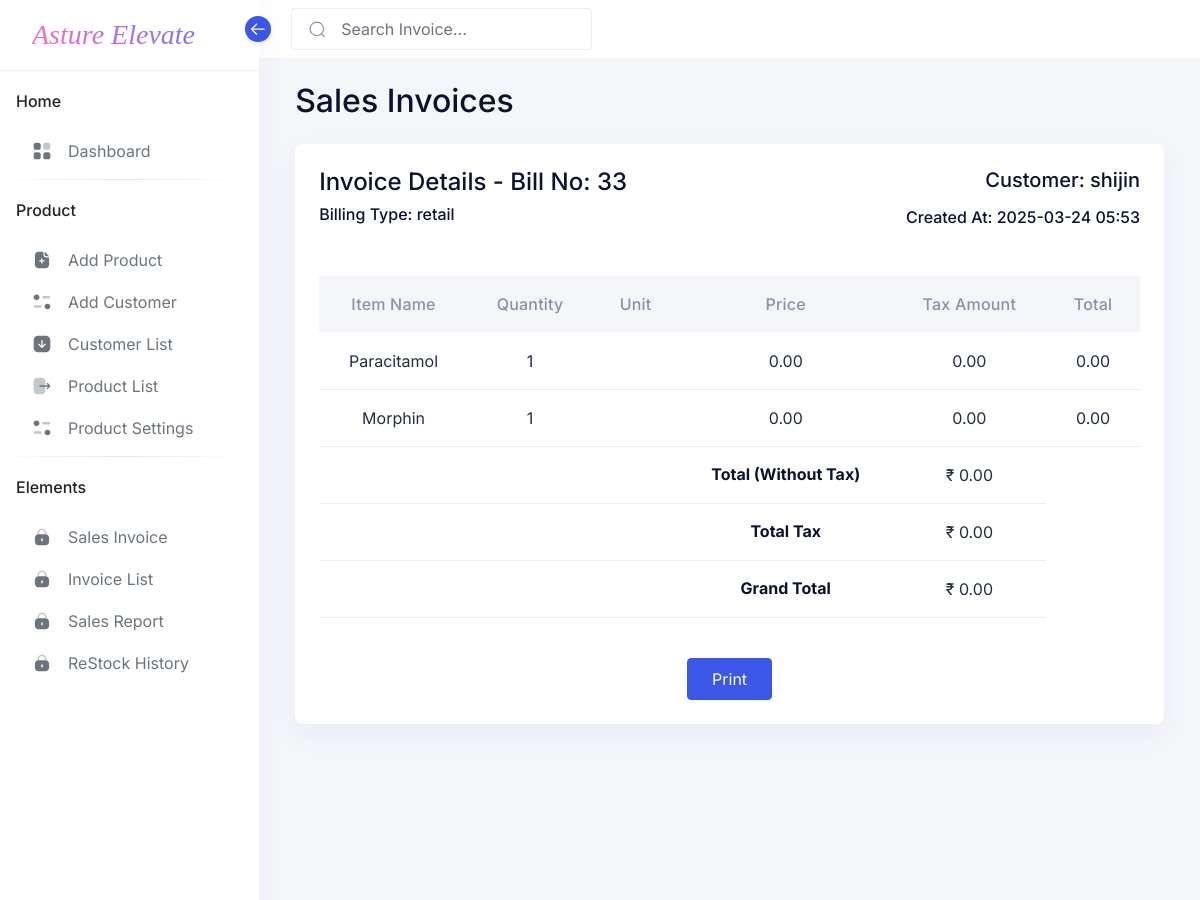
The page /Product/invoice/33/ (upper part) on the database as committed earlier.
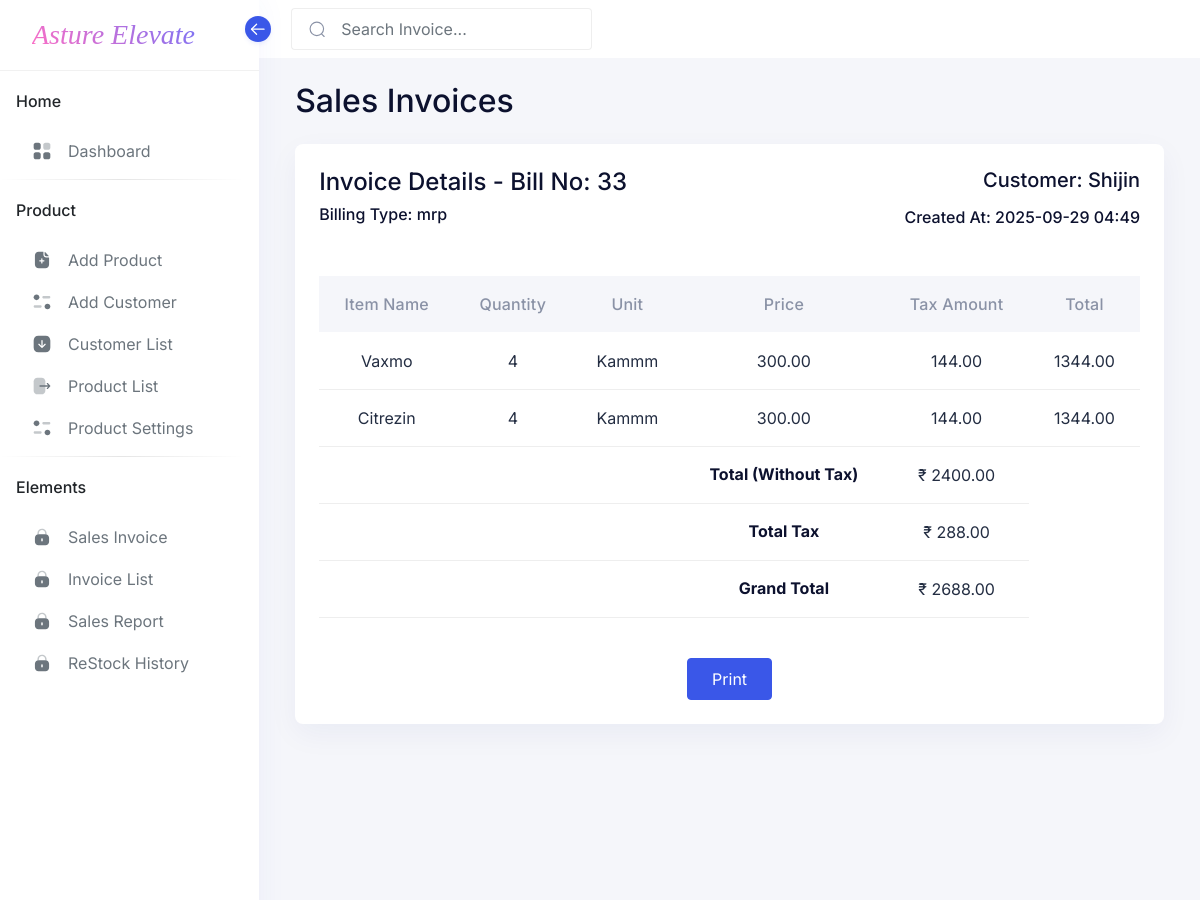
The same page on the database as committed later.
### Product/models.py (models this page shows, shortened)
class SalesInvoice(models.Model):
    bill_no = models.AutoField(primary_key=True)
    bill_date = models.DateField(auto_now_add=True)
    invoice_no = models.IntegerField(unique=True, blank=True, null=True)
    invoice_date = models.DateTimeField(auto_now_add=True)
    supplier = models.ForeignKey(Supplier, on_delete=models.CASCADE, null=True, blank=True)
    customer = models.ForeignKey(Customer, on_delete=models.CASCADE, null=True, blank=True)
    cashier = models.CharField(max_length=100, null=True, blank=True)
    is_local = models.BooleanField(default=True)
    is_interstate = models.BooleanField(default=False)
    billing_type = models.CharField(max_length=20, choices=[
        ('wholesale', 'Wholesale'),
        ('retail', 'Retail'),
        ('mrp', 'MRP'),
    ], default='mrp')
    subtotal = models.DecimalField(max_digits=12, decimal_places=2, default=0)
    gst_total = models.DecimalField(max_digits=12, decimal_places=2, default=0)
    round_off = models.DecimalField(max_digits=12, decimal_places=2, default=0)
    grand_total = models.DecimalField(max_digits=12, decimal_places=2, default=0)

class Customer(models.Model):
    name = models.CharField(max_length=255, db_index=True)  # Indexed for fast search
    pin_code = models.CharField(max_length=6, db_index=True)  # Indexed PIN Code
    credit_limit = models.DecimalField(max_digits=10, decimal_places=2, default=0.00)
    credit_period = models.IntegerField(help_text="Credit period in days", default=30)  # Default 30 days
    salesman = models.ForeignKey(
        "Salesman", on_delete=models.SET_NULL, null=True, blank=True
    )
    bank_account = models.ForeignKey(
        BankAccount, on_delete=models.SET_NULL, null=True, blank=True, related_name="customers"
    )
    address = models.TextField(null=True, blank=True)
    area = models.CharField(max_length=255, blank=True)  # Area of the customer
    route = models.CharField(max_length=255, blank=True)  # Route information
    district = models.CharField(max_length=255, blank=True)  # District
    state = models.CharField(max_length=255, blank=True)  # State
    country = models.CharField(max_length=50, default="India")  # Default India
    tin_no = models.CharField(max_length=15, blank=True, null=True, unique=True)  # Unique TIN
    gstin = models.CharField(max_length=15, blank=True, null=True, unique=True, db_index=True)  # Indexed
    dl_no = models.CharField(max_length=20, blank=True, null=True, unique=True)  # Unique DL Number
    contact = models.CharField(max_length=20, db_index=True)  # Indexed Contact Number
    email = models.EmailField(blank=True, null=True)
    contact_person = models.CharField(max_length=255, blank=True, null=True)
    active = models.BooleanField(default=True)  # Active Status

class SalesItem(models.Model):
    invoice = models.ForeignKey(SalesInvoice, on_delete=models.CASCADE, related_name="items")
    item_name = models.CharField(max_length=255)
    hsn_code = models.CharField(max_length=50)
    batch = models.CharField(max_length=50, null=True, blank=True)
    exp_date = models.DateField(null=True, blank=True)
    unit = models.CharField(max_length=50)
    qty = models.PositiveIntegerField()
    free = models.PositiveIntegerField(default=0)
    price = models.DecimalField(max_digits=10, decimal_places=2)
    amount = models.DecimalField(max_digits=10, decimal_places=2, null=True, blank=True)
    discount_percentage = models.FloatField(default=0)
    discount_amount = models.DecimalField(max_digits=10, decimal_places=2, default=0)
    taxable_amount = models.DecimalField(max_digits=10, decimal_places=2, null=True, blank=True)
    tax_percentage = models.FloatField(default=0)
    tax_amount = models.DecimalField(max_digits=10, decimal_places=2, default=0)
    total_amount = models.DecimalField(max_digits=10, decimal_places=2, null=True, blank=True)
    mrp = models.DecimalField(max_digits=10, decimal_places=2)

### Product/views.py (the view)
# urls.py: path("invoice/<int:bill_no>/", invoice_detail, name="invoice_detail"),
def invoice_detail(request, bill_no):
    invoice = SalesInvoice.objects.filter(bill_no=bill_no).first()  # Avoids 404 error
    if not invoice:
        return JsonResponse({"error": "Invoice not found"}, status=404)
    items = invoice.items.all()
    total_tax = sum(item.tax_amount for item in items)
    grand_total = sum(item.total_amount for item in items)
    total_without_tax = sum(item.total_amount - item.tax_amount for item in items)
    context = {
        "invoice": invoice,
        "items": items,
        "total_tax": total_tax,
        "grand_total": grand_total,
        "total_without_tax": total_without_tax,
    }
    return render(request, "invoice_detail.html", context)

### templates/invoice_detail.html (shortened to what this page needs)
{% extends 'base.html' %}
{% block content %}
<h2>Sales Invoices</h2>
<br>
<div class="row">
    <div class="col-lg-12">
       <div class="card   rounded">
          <div class="card-body">
             <div class="row">
                <div class="col-sm-12">
                    <div class="row">
                        <div class="col-md-6">
                            <h4 class="mb-2">Invoice Details - Bill No: {{ invoice.bill_no }}</h4>
                            <h6>Billing Type: {{ invoice.billing_type }}</h6>
                        </div>
                        <div class="col-md-6 text-md-end">
                            {% if invoice.customer %}
                                <h5 class="mb-3">Customer: {{ invoice.customer.name|default:"-" }}</h5>
                            {% else %}
                                <h5 class="mb-3">Supplier: {{ invoice.supplier.name|default:"-" }}</h5>
                            {% endif %}
                            <h6>Created At: {{ invoice.invoice_date|date:"Y-m-d H:i" }}</h6>
                        </div>
                    </div>
                </div>
             </div>
             <div class="row">
                <div class="col-sm-12 mt-4">
                   <div class="table-responsive-lg">
<table class="table">
    <thead>
        <br>
        <tr>
            <th class="text-center">Item Name</th>
            <th class="text-center">Quantity</th>
            <th class="text-center">Unit</th>
            <th class="text-center">Price</th>
            <th class="text-center">Tax Amount</th>
            <th class="text-center">Total</th>
        </tr>
    </thead>
    <tbody id="invoice-body">
        {% for item in items %}
        <tr>
            <td class="text-center">{{ item.item_name }}</td>
            <td class="text-center">{{ item.qty }}</td>
            <td class="text-center">{{ item.unit }}</td>
            <td class="text-center">{{ item.price }}</td>
            <td class="text-center">{{ item.tax_amount }}</td>
            <td class="text-center total-amount">{{ item.total_amount }}</td>
        </tr>
        {% endfor %}
        <tr>
            <td class="text-center"></td>
            <td class="text-center"></td>
            <td class="text-center"></td>
            <td class="text-center">
                <h6 class="mb-0"><b>Total (Without Tax)</b></h6>
            </td>
            <td class="text-center">₹ {{ total_without_tax|floatformat:2 }}</td>
        </tr>
        <tr>
            <td class="text-center"></td>
            <td class="text-center"></td>
            <td class="text-center"></td>
            <td class="text-center">
                <h6 class="mb-0"><b>Total Tax</b></h6>
            </td>
            <td class="text-center">₹ {{ total_tax|floatformat:2 }}</td>
        </tr>
        <tr>
            <td class="text-center"></td>
            <td class="text-center"></td>
            <td class="text-center"></td>
            <td class="text-center">
                <h6 class="mb-0"><b>Grand Total</b></h6>
            </td>
            <td class="text-center">₹ {{ grand_total|floatformat:2 }}</td>
        </tr>
    </tbody>
</table>
                   </div>
                </div>
             </div>
             <div class="row">
                <div class="col-sm-12">
                   <div class="d-flex justify-content-center mt-4">
                      <button type="button" class="btn btn-primary">Print</button>
                   </div>
                </div>
             </div>
          </div>
       </div>
    </div>
 </div>
{% endblock %}

Rows that differ between the two databases and show on the page:
no longer on this page (row edited): SalesItem: item_name "Paracitamol", qty "1", price "0.00", tax_amount "0.00", total_amount "0.00"
no longer on this page (row edited): SalesItem: item_name "Morphin", qty "1", price "0.00", tax_amount "0.00", total_amount "0.00"
changed SalesInvoice id 33: billing_type "retail" → "mrp"; customer.name "shijin" → "Shijin"; invoice_date "2025-03-24 05:53" → "2025-09-29 04:49"
now on this page (row edited): SalesItem: item_name "Vaxmo", qty "4", unit "Kammm", price "300.00", tax_amount "144.00", total_amount "1344.00"
now on this page (row edited): SalesItem: item_name "Citrezin", qty "4", unit "Kammm", price "300.00", tax_amount "144.00", total_amount "1344.00"
Other text that changed with them:
{{ total_without_tax|floatformat:2 }}: "0.00" → "2400.00"
{{ total_tax|floatformat:2 }}: "0.00" → "288.00"
{{ grand_total|floatformat:2 }}: "0.00" → "2688.00"
